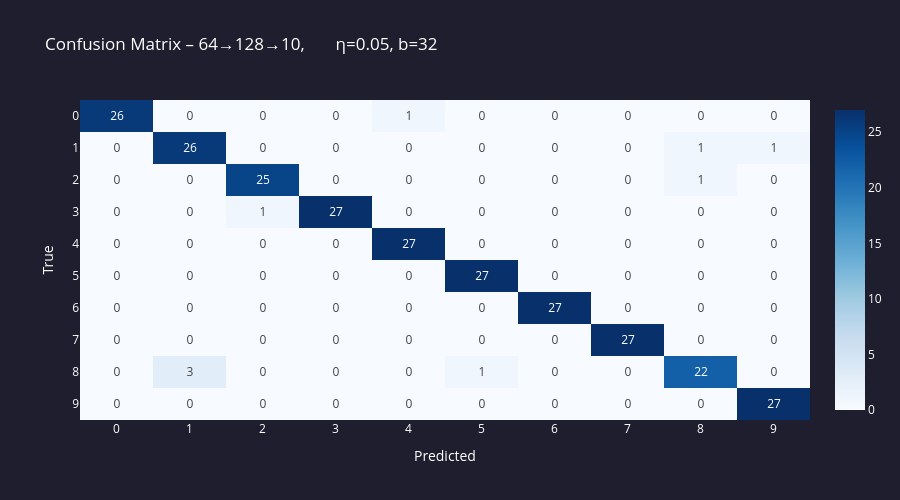

The notebook cell saved with this chart:
### Markdown cell above
---
## 4. Najlepsza konfiguracja – macierz pomyłek

### Code cell
# Pick the best experiment by test accuracy
best = max(results, key=lambda e: e['test_acc'])
print(f"Best config : {best['name']}")
print(f"Test accuracy: {best['test_acc']:.4f}")

# Confusion matrix
best_trainer = best['trainer']
y_pred_proba = best_trainer.model._forward(X_test)
y_pred       = np.argmax(y_pred_proba, axis=1)

n_classes = 10
cm = np.zeros((n_classes, n_classes), dtype=int)
for true, pred in zip(y_test, y_pred):
    cm[true][pred] += 1

fig_cm = go.Figure(go.Heatmap(
    z=cm,
    x=[str(i) for i in range(n_classes)],
    y=[str(i) for i in range(n_classes)],
    colorscale='Blues',
    text=cm, texttemplate='%{text}',
    hovertemplate='True: %{y}<br>Pred: %{x}<br>Count: %{z}<extra></extra>',
))
fig_cm.update_layout(
    title=f'Confusion Matrix – {best["name"]}',
    xaxis_title='Predicted', yaxis_title='True',
    plot_bgcolor='#1e1e2e', paper_bgcolor='#1e1e2e',
    font=dict(color='white'), height=500,
    yaxis=dict(autorange='reversed'),
)
fig_cm.show()

### Figure 1 — Plotly figure (JSON) as saved in the notebook; plotly's stock layout.template omitted (floating-point values rounded to 4 significant figures)
{"data": [{"colorscale": [[0, "rgb(247,251,255)"], [0.125, "rgb(222,235,247)"], [0.25, "rgb(198,219,239)"], [0.375, "rgb(158,202,225)"], [0.5, "rgb(107,174,214)"], [0.625, "rgb(66,146,198)"], [0.75, "rgb(33,113,181)"], [0.875, "rgb(8,81,156)"], [1, "rgb(8,48,107)"]], "hovertemplate": "True: %{y}<br>Pred: %{x}<br>Count: %{z}<extra></extra>", "text": [[26, 0, 0, 0, 1, 0, 0, 0, 0, 0], [0, 26, 0, 0, 0, 0, 0, 0, 1, 1], [0, 0, 25, 0, 0, 0, 0, 0, 1, 0], [0, 0, 1, 27, 0, 0, 0, 0, 0, 0], [0, 0, 0, 0, 27, 0, 0, 0, 0, 0], [0, 0, 0, 0, 0, 27, 0, 0, 0, 0], [0, 0, 0, 0, 0, 0, 27, 0, 0, 0], [0, 0, 0, 0, 0, 0, 0, 27, 0, 0], [0, 3, 0, 0, 0, 1, 0, 0, 22, 0], [0, 0, 0, 0, 0, 0, 0, 0, 0, 27]], "texttemplate": "%{text}", "type": "heatmap", "x": ["0", "1", "2", "3", "4", "5", "6", "7", "8", "9"], "y": ["0", "1", "2", "3", "4", "5", "6", "7", "8", "9"], "z": [[26, 0, 0, 0, 1, 0, 0, 0, 0, 0], [0, 26, 0, 0, 0, 0, 0, 0, 1, 1], [0, 0, 25, 0, 0, 0, 0, 0, 1, 0], [0, 0, 1, 27, 0, 0, 0, 0, 0, 0], [0, 0, 0, 0, 27, 0, 0, 0, 0, 0], [0, 0, 0, 0, 0, 27, 0, 0, 0, 0], [0, 0, 0, 0, 0, 0, 27, 0, 0, 0], [0, 0, 0, 0, 0, 0, 0, 27, 0, 0], [0, 3, 0, 0, 0, 1, 0, 0, 22, 0], [0, 0, 0, 0, 0, 0, 0, 0, 0, 27]]}], "layout": {"font": {"color": "white"}, "height": 500, "paper_bgcolor": "#1e1e2e", "plot_bgcolor": "#1e1e2e", "title": {"text": "Confusion Matrix – 64→128→10,       η=0.05, b=32"}, "xaxis": {"title": {"text": "Predicted"}}, "yaxis": {"autorange": "reversed", "title": {"text": "True"}}}}
